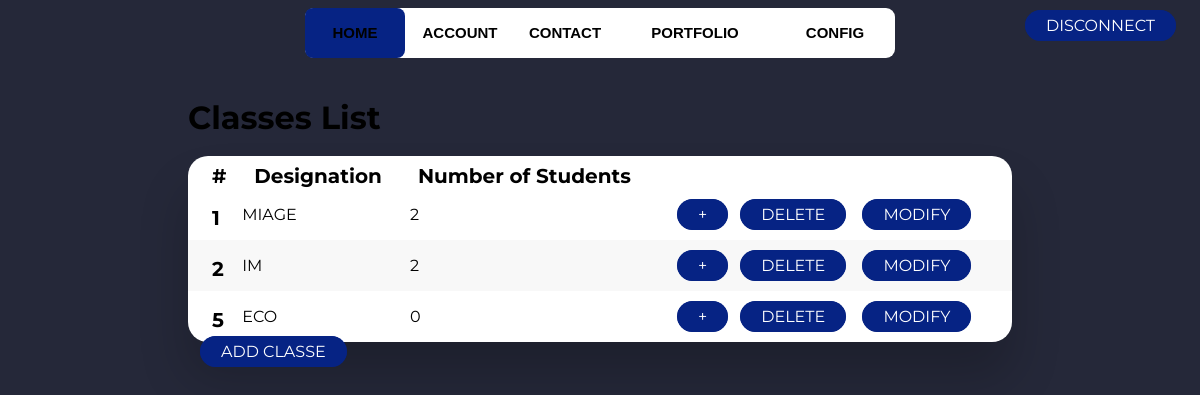
/webapp/index.php?action=ClassesController (signed in), run on the app's committed database.
### tables this page shows
CREATE TABLE IF NOT EXISTS `class` (
  `class_id` int NOT NULL AUTO_INCREMENT,
  `Designation` varchar(100) NOT NULL,
  `Num` int NOT NULL,
  PRIMARY KEY (`class_id`)
);

### webapp/controller/ClassesController.php (called while the page is built, shortened)
<?php
require_once('model/ClassesConnexion.php');
class ClassesView
{
	public function listall(){
		include VIEWS.DS.'template.php';
	}
}
class ClassesController{
	public function viewpublic(){
		$hv= new ClassesView();
		$hv->listall();
	}
}
?>

### webapp/model/ClassesConnexion.php (called while the page is built, shortened)
<?php
class ClassesConnexion
{
  public function listallClasses(){
    $db = new PDO('mysql:host=localhost;dbname=loginsystem','root','');
    $sql = "SELECT class_id, Designation, Num FROM class";
    $result = $db->prepare($sql);
    $result->execute();
    return $result;
  }
}
?>

### webapp/views/Classeslist.php (the view)
<div class="table-wrapper">
<h1>Classes List</h1>
<br>
<table  class="fl-table">
    <thead>
        <tr>
            <th scope="col">#</th>
            <th scope="col">Designation</th>
            <th scope="col">Number of Students</th>
            <th scope="col"></th>
        </tr>
    </thead>
    <tbody>
        <?php
            $res=$c->listallClasses();
            while($row =$res->fetch()){
              echo'
              <tr class="row">
              <th scope ="row">'.$row['class_id'].'</th>
              <td>'.$row['Designation'].'</td>
              <td>'.$row['Num'].'</td><td>';
              echo '<a class="viewbtn" href="'.URL_BASE.'/index.php?action=ClassesController&method=viewdetail&id='.$row['class_id'].'">+</a>';
              echo'<a class="delButton" href="'.URL_BASE.'/index.php?action=ClassesController&method=delete&id='.$row['class_id'].'">Delete</a>
              <a class="modifButton" href="'.URL_BASE.'/index.php?action=ClassesController&method=modify&id='.$row['class_id'].'">Modify</a></td>
              </tr>';
            }
        ?>
    </tbody>
</table>
<a class='viewbtn' href='<?php echo URL_BASE.'/index.php?action=ClassesController&method=viewcreate';?>' >Add Classe</a>
</div>

### webapp/views/_common/css/login.css (style rules this page uses)
* { box-sizing: border-box; }
h1 { font-weight: bold; margin: 0; }

### webapp/views/_common/css/navbar.css (style rules this page uses)
a:nth-child(1) { width: 100px; }
a:nth-child(2) { width: 110px; }
a:nth-child(3) { width: 100px; }
a:nth-child(4) { width: 160px; }

### webapp/views/_common/css/home.css (style rules this page uses)
body { background: #252839; font-family: 'Montserrat', sans-serif; }
.table-wrapper { margin:5vh 15vw 15vw; }
.fl-table { font-size: 1em; border-collapse: collapse; width: 100%; max-width: 100%; background-color: white; border-radius: 20px; box-shadow: 0px 35px 50px rgba( 0, 0, 0, 0.2 ); }
.fl-table th { font-size: 1.25em; border-collapse: collapse; text-align: left; padding-left: 2vw; padding-top: 1vh; }
.fl-table td { padding: 16px; border-collapse: collapse; }
.fl-table tr td:first-of-type { padding-left: 1vw; }
.fl-table .row:nth-child(even) { background: #F8F8F8; }
.modifButton, .delButton, .disButton, .viewbtn { border-radius: 20px; text-decoration: none; border: 1px solid #062384; background-color: #062384; color: #FFFFFF; font-size: 1em; font-weight: normal; letter-spacing: 0px; text-transform: uppercase; padding: 5px 20px; transition: transform 80ms ease-in; margin-left: 1vw; }

### data on the page
class: class_id "1", Designation "MIAGE", Num "2"
class: class_id "2", Designation "IM", Num "2"
class: class_id "5", Designation "ECO", Num "0"
